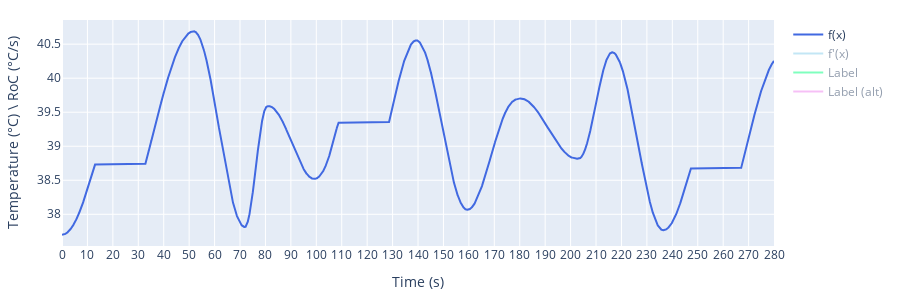

Notebook code for this chart:
### Code cell
import numpy as np
seeds = [320, 43, 999, 242, 32, 1, 98, 478, 234]
seed = seeds[6]

minimal_desired_duration = 200 # in seconds
periods = [67, 20] # [0] is the baseline and [1] the modulation; in seconds
frequencies = 1./np.array(periods)
sample_rate = 60
big_decreases = [3,20] # [0] is the number of decreases and [1] the length in s of the decrease
baseline_temp = 39.2 # @ VAS 35

stimuli = StimuliFunction(
    minimal_desired_duration=minimal_desired_duration,
    frequencies=frequencies,
    temp_range=3,
    sample_rate=sample_rate,
    big_decreases=big_decreases,
    random_periods=True,
    seed=None
).add_baseline_temp(
    baseline_temp=baseline_temp
).add_plateaus(
    plateau_duration=20, 
    n_plateaus=3
).generalize_big_decreases()

print(f"Seed: {stimuli.seed}, Duration: {stimuli.duration}")
_ = stimuli_extra(stimuli.wave, stimuli.wave_dot, stimuli.sample_rate, s_RoC=0.2, display_stats=False)

### Figure 1 — Plotly figure (JSON) as saved in the notebook; plotly's stock layout.template omitted (floating-point values rounded to 4 significant figures; data arrays with more than 128 entries replaced by an {"elided": "..."} marker saying what was removed)
{"data": [{"line": {"color": "royalblue"}, "name": "f(x)", "type": "scatter", "visible": true, "x": {"elided": "16800 float values"}, "y": {"elided": "16800 float values"}}, {"line": {"color": "skyblue"}, "name": "f'(x)", "type": "scatter", "visible": "legendonly", "x": {"elided": "16800 float values"}, "y": {"elided": "16800 float values"}}, {"line": {"color": "springgreen"}, "name": "Label", "type": "scatter", "visible": "legendonly", "x": {"elided": "16800 float values"}, "y": {"elided": "16800 int values"}}, {"line": {"color": "violet"}, "name": "Label (alt)", "type": "scatter", "visible": "legendonly", "x": {"elided": "16800 float values"}, "y": {"elided": "16800 int values"}}], "layout": {"autosize": true, "height": 300, "margin": {"b": 20, "l": 20, "r": 20, "t": 20}, "width": 900, "xaxis": {"dtick": 10, "tick0": 0, "tickmode": "linear", "title": {"text": "Time (s)"}}, "yaxis": {"title": {"text": "Temperature (°C) \\ RoC (°C/s)"}}}}
